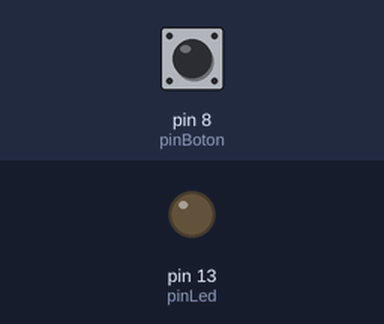
The sketch below on a simulated Arduino Uno, built with avr-gcc and run on an emulated ATmega328P. Parts: output pins drawn as LEDs (lit = HIGH). The inputs (shaded band) are chosen by the test bench; at power-on: pin 8 (pinBoton) LOW.

Above: at 1.2 s.
1.3 s: pin 8 (pinBoton) pulled HIGH for 0.15 s
At 2.2 s:
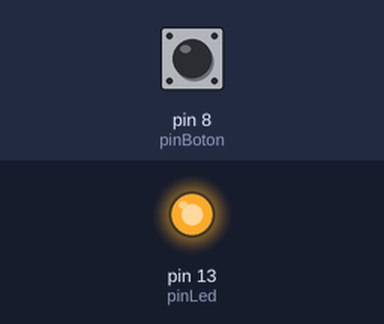
2.9 s: pin 8 (pinBoton) pulled HIGH for 1 s
At 3.4 s:
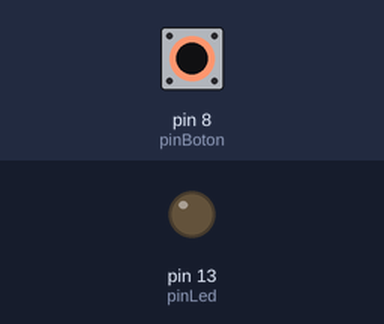
5.4 s: pin 8 (pinBoton) pulled HIGH for 3.2 s
At 6.5 s:
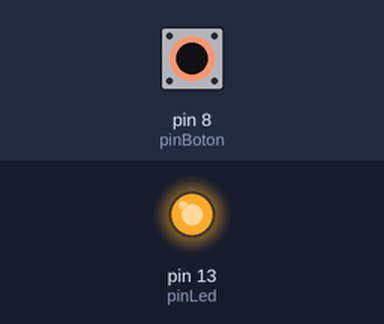
Timing chart, 0 to 8.4 s (numbered marks = the images above; inputs shaded):
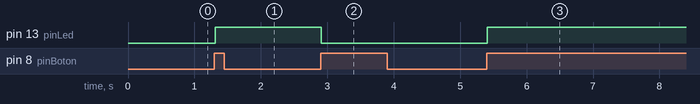

The sketch:

switchboton.ino
```cpp
int pinBoton = 8;
int pinLed   =  13;

int estadoBoton = 0;
int estadoLed   = 0;

int estadoAnterior = LOW;

void setup() {
  pinMode(pinLed, OUTPUT);
  pinMode(pinBoton, INPUT);
}

void loop(){
  estadoBoton = digitalRead(pinBoton);
  if ((estadoBoton == HIGH) && ( estadoAnterior == LOW)){
    estadoLed = 1 - estadoLed;
    delay(10);
  }

  estadoAnterior = estadoBoton;

  if (estadoLed == 1) {
    digitalWrite(pinLed, HIGH);
  } else {
    digitalWrite(pinLed, LOW);
  }
}
```

Measured:
- after the input at 1.3 s, pin 13 (pinLed): LOW → HIGH at once
- after the input at 2.9 s, pin 13 (pinLed): HIGH → LOW at once
- after the input at 5.4 s, pin 13 (pinLed): LOW → HIGH at once
